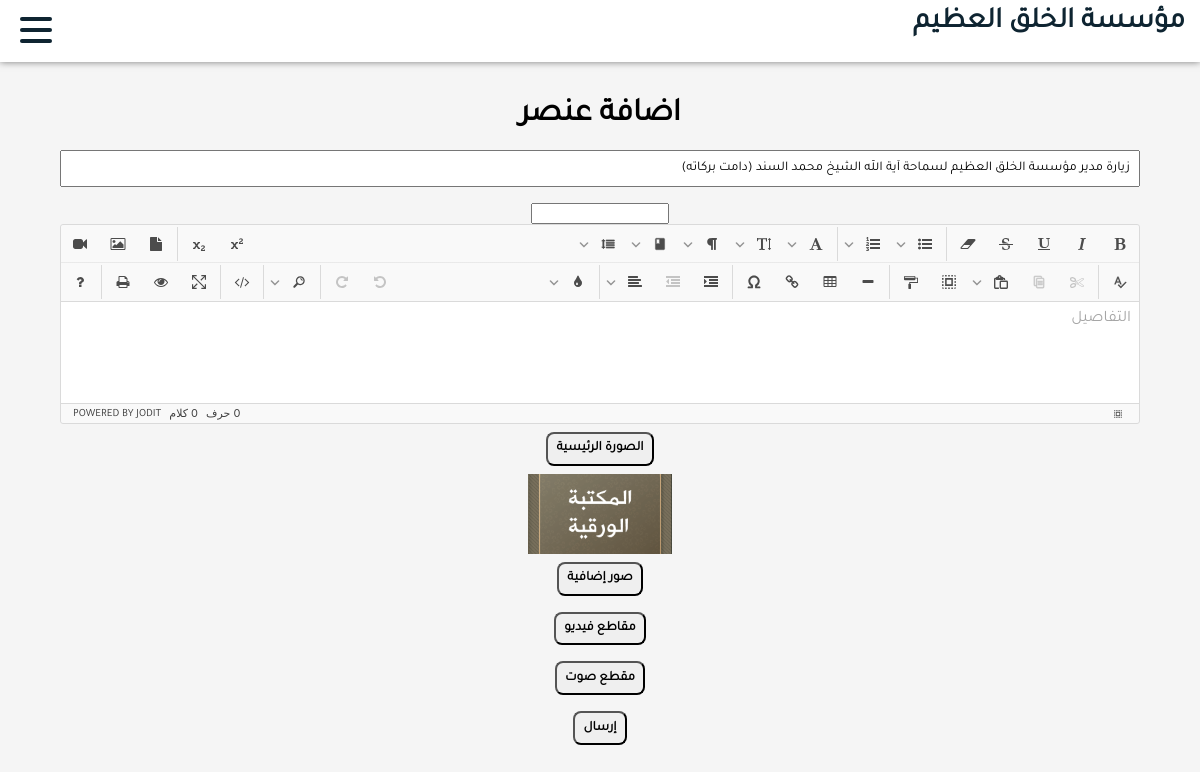
Page /dashboard/update-activity/5/ on the earlier database version.
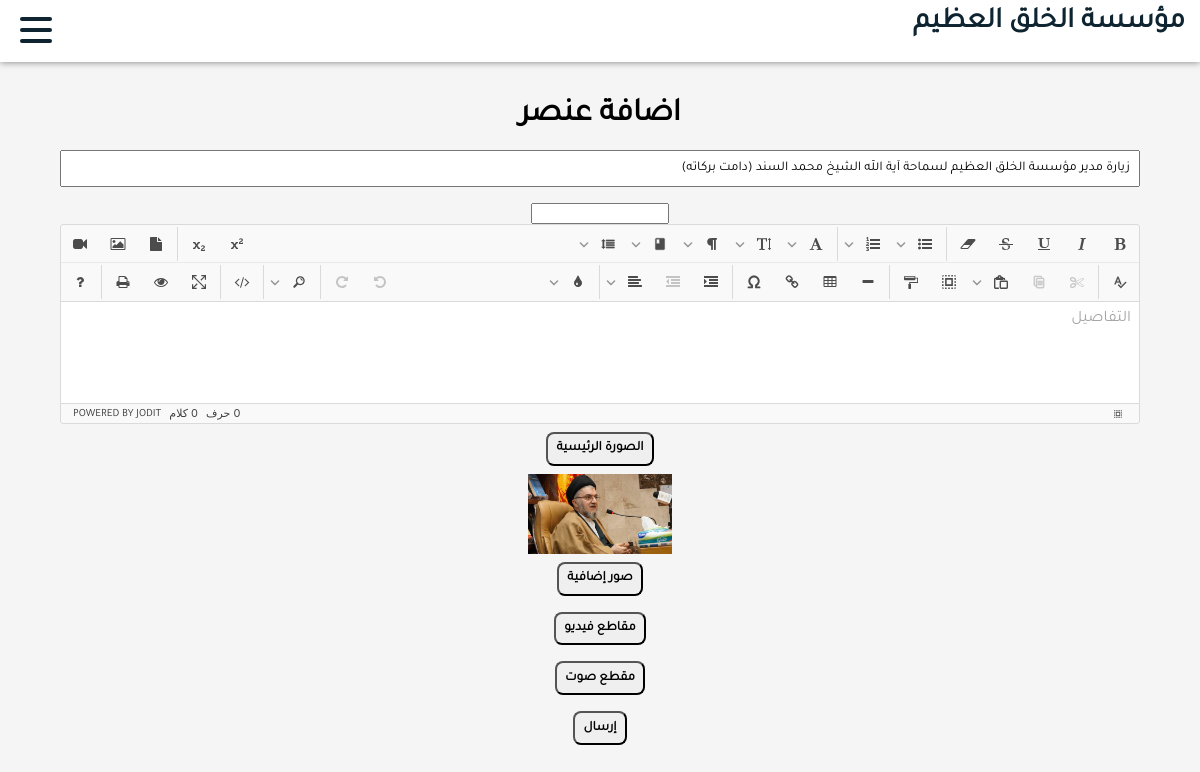
Same page on the later database version.
### backend/models.py (models this page shows, shortened)
class Image(models.Model):
    image = models.ImageField(upload_to="images", blank=False)

### dashboard/views.py (the view, shortened to what this page needs)
# urls.py: path("update-activity/<str:pk>/", views.updateActivity, name="update-activity"),
def updateActivity(request, pk):
    media_path = request.build_absolute_uri('/media/')
    section = {"max":True,"image":True}
    all_images = Image.objects.all()
    all_videos = Video.objects.all()
    message = ""
    activity = Activity.objects.get(id=pk)
    form = ActivityForm(instance=activity)
    title = activity.title
    main_img = activity.main_img
    audio = activity.audio
    body = activity.body
    img_array = activity.img_array.all
    vid_array = activity.vid_array.all
    data = {"title":title,"main_img":main_img,"audio":audio,"body":body,"img_array":img_array,"vid_array":vid_array}
    context = {"section":section,"message":message,"all_images":all_images,"all_videos":all_videos,"data":data,"media_path":media_path}
    return render(request, "dashboard/forms/create_form.html", context)

### backend/context_processors.py (called while the page is built)
def pages(request):
    pages = Page.objects.order_by("order")
    return {'pages': pages}

### dashboard/templates/dashboard/forms/create_form.html (shortened to what this page needs)
{% extends "dashboard/layout.html" %}
{% load static %}
{% block extraHead %}
<link rel="stylesheet" href="{% static 'css/dashboard/jodit.min.css' %}" />
{% endblock %}
{% block body %}
{% include "dashboard/menu.html" %}
<form {% if section.image %}onsubmit="event.preventDefault()"{% endif %} method="POST" class="items">
    <h1 class="itemsTitle">اضافة عنصر</h1>
    <input class="input" value="{{data.title}}" name="title" type="text" placeholder="العنوان" required>
    <input name="page" value="{{ page.id }}">
    <div class="editorContainer">
    </div>
    {% if section.image %}
    <button class="button" onclick="openOverlay(this, 'main_img');fetchImages()" type="button">الصورة الرئيسية</button>
    <div class="mainImage">
        {% if data.main_img %}
        <div class="image">
            <img src="{{data.main_img.image.url}}">
        </div>
        {% endif %}
    </div>
    {% endif %}
    {% if section.max %}
    <button class="button" onclick="openOverlay(this, 'img_array');fetchImages()" type="button">صور إضافية</button>
    {% endif %}
    {% if section.max %}
    <button class="button" onclick="openOverlay(this, 'vid_array');fetchVideos()" type="button">مقاطع فيديو</button>
    {% endif %}
    {% if section.max %}
    <button class="button" onclick="openOverlay(this, 'audio');fetchAudios()" type="button">مقطع صوت</button>
    {% endif %}
    <input {% if section.image  %}onclick="formValidation(this.parentElement)"{%endif%} class="button" type="submit" value="إرسال">
</form>
{% endblock %}

Differences in the rows shown:
no longer on this page (row unchanged): Image: main_img.image (picture)
added Image: main_img.image (picture)
